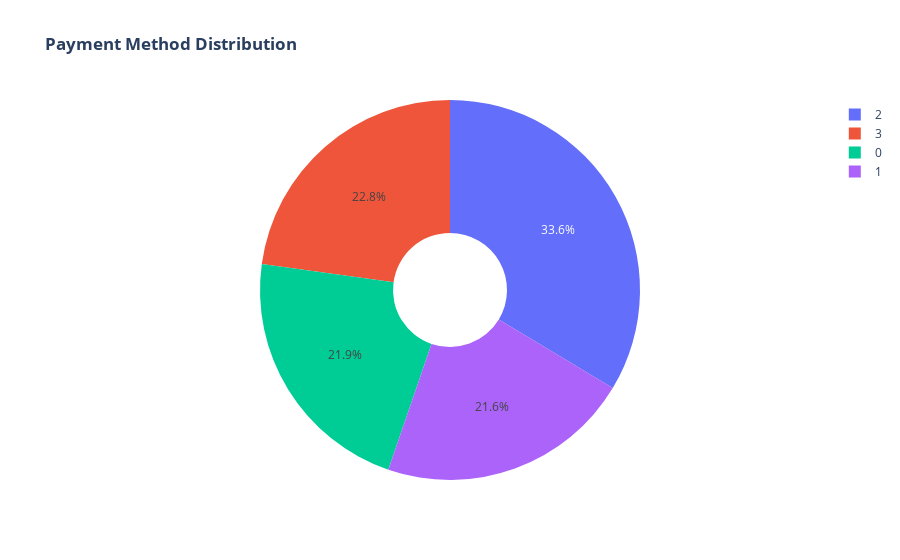

Notebook code cell kept with this figure:
### Markdown cell above
* About 75% of customer with Month-to-Month Contract opted to move out as compared to 13% of customrs with One Year Contract and 3% with Two Year Contract

### Code cell
labels = df['PaymentMethod'].unique()
values = df['PaymentMethod'].value_counts()

fig = go.Figure(data=[go.Pie(labels=labels, values=values, hole=.3)])
fig.update_layout(title_text="<b>Payment Method Distribution</b>")
fig.show()

### Figure 1 — Plotly figure (JSON) as saved in the notebook; plotly's stock layout.template omitted (floating-point values rounded to 4 significant figures)
{"data": [{"hole": 0.3, "labels": [2, 3, 0, 1], "type": "pie", "values": [2365, 1604, 1542, 1521]}], "layout": {"title": {"text": "<b>Payment Method Distribution</b>"}}}
